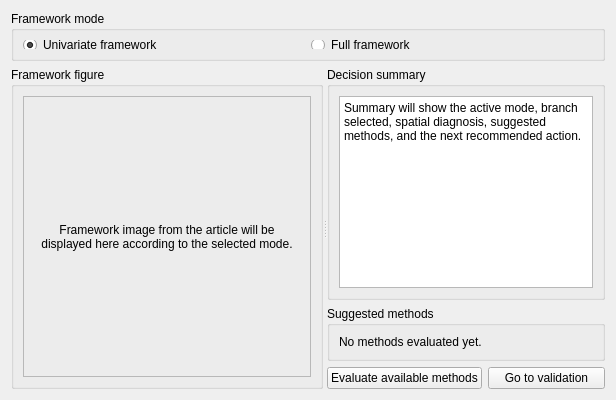
         <widget class="QWidget" name="tabFrameworkDecision">
          <attribute name="title">
           <string>Framework decision</string>
          </attribute>
          <layout class="QVBoxLayout" name="verticalLayout_frameworkDecision">
           <item>
            <widget class="QGroupBox" name="groupFrameworkMode">
             <property name="maximumSize">
              <size>
               <width>16777215</width>
               <height>50</height>
              </size>
             </property>
             <property name="title">
              <string>Framework mode</string>
             </property>
             <layout class="QHBoxLayout" name="horizontalLayout_frameworkMode">
              <item>
               <widget class="QRadioButton" name="radFrameworkUnivariate">
                <property name="maximumSize">
                 <size>
                  <width>16777215</width>
                  <height>50</height>
                 </size>
                </property>
                <property name="text">
                 <string>Univariate framework</string>
                </property>
                <property name="checked">
                 <bool>true</bool>
                </property>
               </widget>
              </item>
              <item>
               <widget class="QRadioButton" name="radFrameworkFull">
                <property name="text">
                 <string>Full framework</string>
                </property>
               </widget>
              </item>
             </layout>
            </widget>
           </item>
           <item>
            <widget class="QSplitter" name="splitterFrameworkDecision">
             <property name="orientation">
              <enum>Qt::Horizontal</enum>
             </property>
             <widget class="QWidget" name="pageFrameworkDecisionLeft">
              <layout class="QVBoxLayout" name="verticalLayout_frameworkDecisionLeft">
               <item>
                <widget class="QGroupBox" name="groupFrameworkDecisionFigure">
                 <property name="title">
                  <string>Framework figure</string>
                 </property>
                 <layout class="QVBoxLayout" name="verticalLayout_frameworkDecisionFigure">
                  <item>
                   <widget class="QFrame" name="frameFrameworkFigure">
                    <property name="frameShape">
                     <enum>QFrame::StyledPanel</enum>
                    </property>
                    <property name="frameShadow">
                     <enum>QFrame::Raised</enum>
                    </property>
                    <layout class="QVBoxLayout" name="verticalLayout_frameworkFigure">
                     <item>
                      <widget class="QLabel" name="lblFrameworkFigurePlaceholder">
                       <property name="text">
                        <string>Framework image from the article will be displayed here according to the selected mode.</string>
                       </property>
                       <property name="alignment">
                        <set>Qt::AlignCenter</set>
                       </property>
                       <property name="wordWrap">
                        <bool>true</bool>
                       </property>
                      </widget>
                     </item>
                    </layout>
                   </widget>
                  </item>
                 </layout>
                </widget>
               </item>
              </layout>
             </widget>
             <widget class="QWidget" name="pageFrameworkDecisionRight">
              <layout class="QVBoxLayout" name="verticalLayout_frameworkDecisionRight">
               <item>
                <widget class="QGroupBox" name="groupFrameworkDecisionSummary">
                 <property name="title">
                  <string>Decision summary</string>
                 </property>
                 <layout class="QVBoxLayout" name="verticalLayout_frameworkDecisionSummary">
                  <item>
                   <widget class="QPlainTextEdit" name="txtFrameworkDecisionSummary">
                    <property name="readOnly">
                     <bool>true</bool>
                    </property>
                    <property name="plainText">
                     <string>Summary will show the active mode, branch selected, spatial diagnosis, suggested methods, and the next recommended action.</string>
                    </property>
                   </widget>
                  </item>
                 </layout>
                </widget>
               </item>
               <item>
                <widget class="QGroupBox" name="groupFrameworkEligibilityPreview">
                 <property name="title">
                  <string>Suggested methods</string>
                 </property>
                 <layout class="QVBoxLayout" name="verticalLayout_frameworkEligibilityPreview">
                  <item>
                   <widget class="QLabel" name="lblFrameworkEligibilityPreview">
                    <property name="text">
                     <string>No methods evaluated yet.</string>
                    </property>
                    <property name="wordWrap">
                     <bool>true</bool>
                    </property>
                   </widget>
                  </item>
                 </layout>
                </widget>
               </item>
               <item>
                <layout class="QHBoxLayout" name="horizontalLayout_frameworkDecisionButtons">
                 <item>
                  <widget class="QPushButton" name="btnFrameworkEvaluateMethods">
                   <property name="text">
                    <string>Evaluate available methods</string>
                   </property>
                  </widget>
                 </item>
                 <item>
                  <widget class="QPushButton" name="btnFrameworkGoToValidation">
                   <property name="text">
                    <string>Go to validation</string>
                   </property>
                  </widget>
                 </item>
                </layout>
               </item>
              </layout>
             </widget>
            </widget>
           </item>
          </layout>
         </widget>
